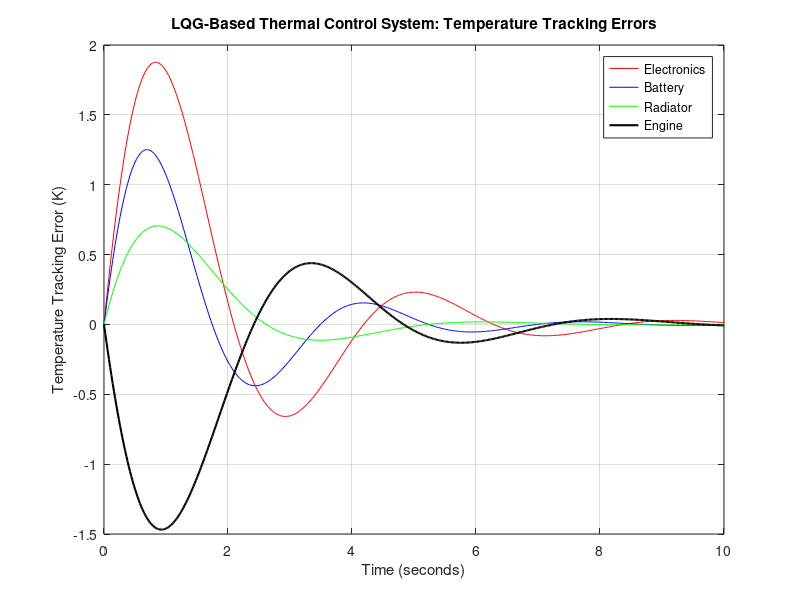

Write the MATLAB code that produced this figure.
clc; clear; close all;

t = linspace(0,10,500);

% Simulated tracking errors
e1 = 3*exp(-0.5*t).*sin(1.5*t);   % Electronics
e2 = 2*exp(-0.6*t).*sin(1.8*t);   % Battery
e3 = 1.5*exp(-0.7*t).*sin(1.2*t); % Radiator
e4 = -2.5*exp(-0.5*t).*sin(1.3*t); % Engine

figure;
plot(t,e1,'r',t,e2,'b',t,e3,'g',t,e4,'k','LineWidth',1.5);

grid on;
title('LQG-Based Thermal Control System: Temperature Tracking Errors');
xlabel('Time (seconds)');
ylabel('Temperature Tracking Error (K)');
legend('Electronics','Battery','Radiator','Engine');
